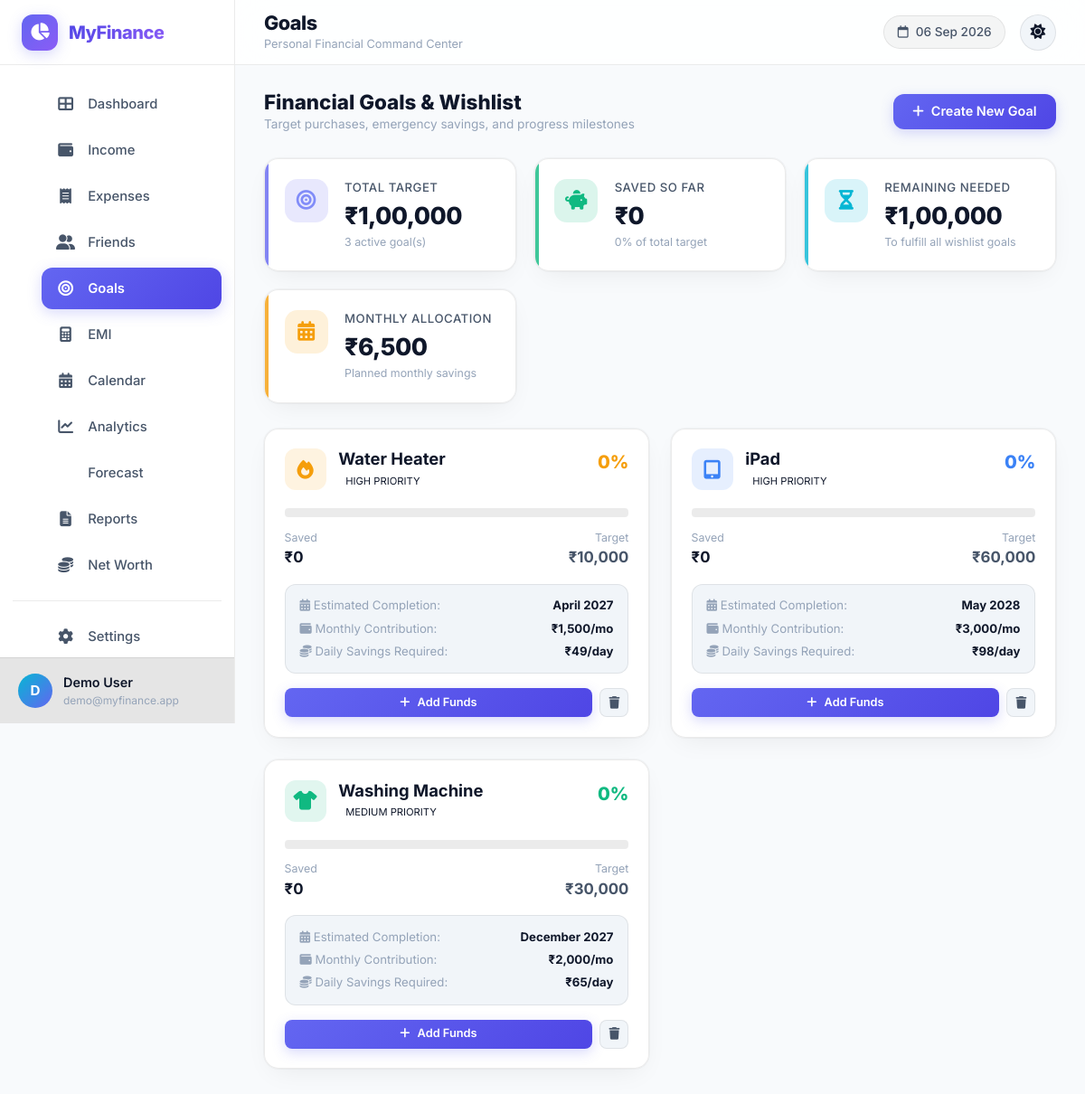
Screenshot of /public/goals.php (signed in) with the database file from the repository.
### tables this page shows
CREATE TABLE `users` (
  `id` INT UNSIGNED NOT NULL AUTO_INCREMENT,
  `name` VARCHAR(100) NOT NULL,
  `email` VARCHAR(150) NOT NULL,
  `password_hash` VARCHAR(255) NOT NULL,
  `avatar` VARCHAR(255) DEFAULT NULL,
  `theme` ENUM('dark','light') DEFAULT 'light',
  `created_at` DATETIME NOT NULL DEFAULT CURRENT_TIMESTAMP,
  `updated_at` DATETIME NOT NULL DEFAULT CURRENT_TIMESTAMP ON UPDATE CURRENT_TIMESTAMP,
  PRIMARY KEY (`id`),
  UNIQUE KEY `uk_email` (`email`)
);

CREATE TABLE `financial_goals` (
  `id` INT UNSIGNED NOT NULL AUTO_INCREMENT,
  `user_id` INT UNSIGNED NOT NULL,
  `name` VARCHAR(150) NOT NULL,
  `target_amount` DECIMAL(12,2) NOT NULL,
  `saved_amount` DECIMAL(12,2) NOT NULL DEFAULT 0.00,
  `monthly_contribution` DECIMAL(10,2) DEFAULT 0.00,
  `target_date` DATE DEFAULT NULL,
  `priority` ENUM('low','medium','high','critical') DEFAULT 'medium',
  `status` ENUM('active','paused','completed','cancelled') DEFAULT 'active',
  `icon` VARCHAR(50) DEFAULT 'fa-bullseye',
  `color` VARCHAR(20) DEFAULT '#22d3ee',
  `notes` TEXT DEFAULT NULL,
  `created_at` DATETIME NOT NULL DEFAULT CURRENT_TIMESTAMP,
  `updated_at` DATETIME NOT NULL DEFAULT CURRENT_TIMESTAMP ON UPDATE CURRENT_TIMESTAMP,
  PRIMARY KEY (`id`),
  CONSTRAINT `fk_goal_user` FOREIGN KEY (`user_id`) REFERENCES `users`(`id`) ON DELETE CASCADE
);

### public/goals.php (the view, shortened to what the rows shown need)
<?php
require_once __DIR__ . '/../includes/auth.php';
require_once __DIR__ . '/../includes/functions.php';
require_once __DIR__ . '/../includes/finance.php';
$userId = getCurrentUserId();
$goals = getGoalProjections($userId);
include __DIR__ . '/../includes/header.php';
?>
<div class="page-header-actions">
    <div>
        <h2 style="font-size: 1.4rem; font-weight: 800; margin: 0;">Financial Goals & Wishlist</h2>
    </div>
</div>
<div style="display: grid; grid-template-columns: repeat(auto-fill, minmax(360px, 1fr)); gap: 1.5rem; margin-bottom: 2rem;">
    <?php if (empty($goals)): ?>
    <div class="table-card" style="grid-column: 1/-1; padding: 3rem; text-align: center; color: var(--text-muted);">
        <i class="fas fa-bullseye" style="font-size: 2.5rem; margin-bottom: 1rem; opacity: 0.5;"></i>
        <p>No financial goals set yet. Click "Create New Goal" to start planning for gadgets, appliances, or savings.</p>
    </div>
    <?php else: foreach ($goals as $g): ?>
    <div class="widget-card" data-animate>
        <div style="display: flex; justify-content: space-between; align-items: flex-start; margin-bottom: 1.25rem;">
            <div style="display: flex; align-items: center; gap: 0.85rem;">
                <div style="width: 46px; height: 46px; border-radius: 12px; background: <?= $g['color'] ?>20; color: <?= $g['color'] ?>; display: flex; align-items: center; justify-content: center; font-size: 1.3rem;">
                    <i class="fas <?= $g['icon'] ?>"></i>
                </div>
                <div>
                    <h3 style="font-size: 1.15rem; font-weight: 700; margin: 0;"><?= e($g['name']) ?></h3>
                    <span class="badge-custom" style="font-size: 0.7rem; text-transform: uppercase; background: rgba(255, 255, 255, 0.08); padding: 0.2rem 0.5rem;">
                        <?= ucfirst($g['priority']) ?> Priority
                    </span>
                </div>
            </div>
            <div style="text-align: right;">
                <div style="font-size: 1.25rem; font-weight: 800; color: <?= $g['color'] ?>;">
                    <?= $g['percentage'] ?>%
                </div>
            </div>
        </div>
        <div class="progress-bar-custom" style="height: 10px; margin-bottom: 0.85rem;">
        </div>
        <div style="display: flex; justify-content: space-between; font-size: 0.9rem; margin-bottom: 1rem;">
            <div>
                <span style="color: var(--text-muted); font-size: 0.775rem; display: block;">Saved</span>
                <strong style="color: var(--text-primary); font-size: 1.05rem;"><?= formatINR($g['saved_amount']) ?></strong>
            </div>
            <div style="text-align: right;">
                <span style="color: var(--text-muted); font-size: 0.775rem; display: block;">Target</span>
                <strong style="color: var(--text-secondary); font-size: 1.05rem;"><?= formatINR($g['target_amount']) ?></strong>
            </div>
        </div>
        <div style="background: var(--bg-surface-elevated); border: 1px solid var(--border-color); border-radius: var(--border-radius); padding: 0.85rem 1rem; margin-bottom: 1rem; font-size: 0.825rem;">
            <div style="display: flex; justify-content: space-between; margin-bottom: 0.35rem;">
                <span style="color: var(--text-muted);"><i class="fas fa-calendar-alt"></i> Estimated Completion:</span>
                <strong><?= $g['estimated_date'] ?></strong>
            </div>
            <div style="display: flex; justify-content: space-between; margin-bottom: 0.35rem;">
                <span style="color: var(--text-muted);"><i class="fas fa-wallet"></i> Monthly Contribution:</span>
                <strong><?= formatINR($g['monthly_contribution']) ?>/mo</strong>
            </div>
            <div style="display: flex; justify-content: space-between;">
                <span style="color: var(--text-muted);"><i class="fas fa-coins"></i> Daily Savings Required:</span>
                <strong><?= formatINR($g['daily_savings']) ?>/day</strong>
            </div>
        </div>
        <div style="display: flex; gap: 0.5rem;">
            <button class="btn-primary-custom btn-sm-custom" style="flex: 1;" onclick="openAddContributionModal(<?= $g['id'] ?>, '<?= e($g['name']) ?>')">
                <i class="fas fa-plus"></i> Add Funds
            </button>
            <form method="POST" action="" onsubmit="return confirm('Delete this goal?');">
                <button type="submit" class="btn-table-action delete" title="Delete Goal">
                    <i class="fas fa-trash"></i>
                </button>
            </form>
        </div>
    </div>
    <?php endforeach; endif; ?>
</div>
<?php include __DIR__ . '/../includes/footer.php'; ?>

### includes/header.php (shortened to what the rows shown need)
<?php
$currentUser = getCurrentUser();
$userTheme = $_SESSION['user_theme'] ?? 'light';
?>
<!DOCTYPE html>
<html lang="en" data-theme="<?= e($userTheme) ?>">
<head>
    <link href="https://cdn.jsdelivr.net/npm/bootstrap@5.3.3/dist/css/bootstrap.min.css" rel="stylesheet">
    <link href="https://cdnjs.cloudflare.com/ajax/libs/font-awesome/6.5.1/css/all.min.css" rel="stylesheet">
    <link href="../assets/css/style.css" rel="stylesheet">
</head>
<body class="theme-<?= e($userTheme) ?>">
    <div class="app-wrapper" id="appWrapper">
        <aside class="sidebar" id="sidebar">
            <div class="sidebar-footer">
                <div class="user-card">
                    <div class="user-avatar">
                        <?= strtoupper(substr($currentUser['name'] ?? 'U', 0, 1)) ?>
                    </div>
                    <div class="user-info">
                        <div class="user-name"><?= e($currentUser['name'] ?? 'User') ?></div>
                        <div class="user-email"><?= e($currentUser['email'] ?? '') ?></div>
                    </div>
                </div>
            </div>
        </aside>
        <main class="main-content" id="mainContent">
            <header class="top-bar">
                <div class="top-bar-left">
                    <div class="page-title-area">
                        <h1 class="page-title"><?= e(PAGE_TITLE) ?></h1>
                    </div>
                </div>
            </header>
            <div class="content-wrapper">

### rows the page displays
users: name "D", name "Demo User", email "demo@myfinance.app"
financial_goals: name "Water Heater", priority "HIGH", percentage "0", saved_amount "₹0", target_amount "₹10,000", estimated_date "April 2027", monthly_contribution "₹1,500", daily_savings "₹49"
financial_goals: name "iPad", priority "HIGH", percentage "0", saved_amount "₹0", target_amount "₹60,000", estimated_date "May 2028", monthly_contribution "₹3,000", daily_savings "₹98"
financial_goals: name "Washing Machine", priority "MEDIUM", percentage "0", saved_amount "₹0", target_amount "₹30,000", estimated_date "December 2027", monthly_contribution "₹2,000", daily_savings "₹65"

### other values shown
APP_NAME "MyFinance"
PAGE_TITLE "Goals"
formatINR($totalTarget) "₹1,00,000"
count($goals) "3"
formatINR($totalSaved) "₹0"
$overallProgress "0"
formatINR(max(0, $totalTarget - $totalSaved)) "₹1,00,000"
formatINR($totalMonthlyAllocated) "₹6,500"
